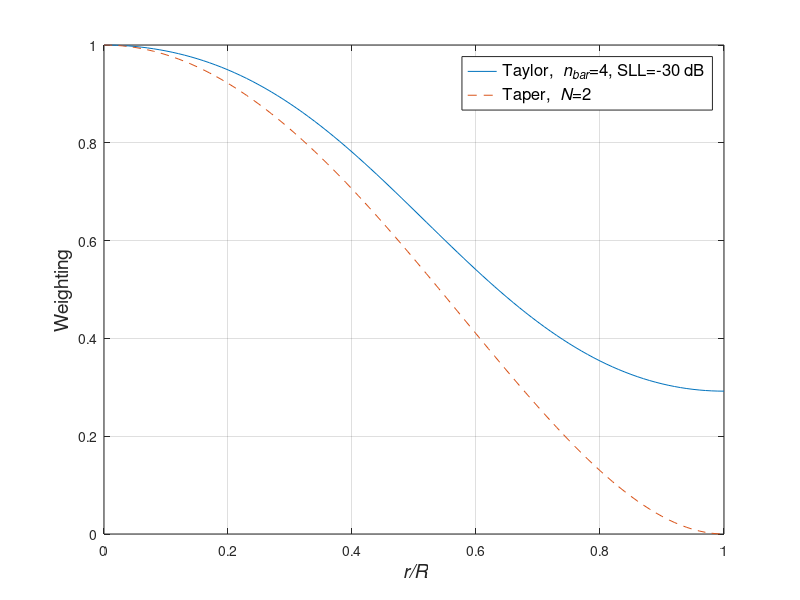

This figure's MATLAB source:
%%%%%%%%%%%%%%%%%%%%%%%%%%%%%%%%%%%%%%%%%%%%%%%%%%%%%%%%%%%%%%%%%%%
% Fig 4.45
% Taylor distribution < g(p) > for circular aperture
% Xiaomin Lu 11-2-98	
% Updated by K. Bell 10/2/00	
% Updated by Lillian Xiaolan Xu 02/12/2001, K. Bell 7/23/01, 9/30/01
% Data file: bessl.dat
%%%%%%%%%%%%%%%%%%%%%%%%%%%%%%%%%%%%%*****************************%

%Parameters:
%   nBar=6, SLL=20dB, scale=4   ;Note: scale=R/lambda


clear all
close all

load('bessl.dat');
Bessel_null = bessl/pi; %data in the table is Bessel_null(u)=0
                         %in the textbook require: Bessel_null(pi*u)=0    
nBar = 4;
SLL = 30;
scale = 5;

A = 1/pi*acosh(10^(SLL/20));
rhu = 0:1/100:1;
p = pi*rhu;
%p=0:pi/100:pi;
weight = 1 ;
for m = 1:nBar-1
      F = -besselj(0,pi*Bessel_null(m));
      for n = 1:nBar-1
         
         Zn = Bessel_null(nBar)*sqrt((A^2+(n-0.5)^2)./(A^2+(nBar-0.5)^2));
         F = F*(1-Bessel_null(m)^2/Zn^2);
         if (n ~= m) F = F/(1-Bessel_null(m)^2/Bessel_null(n)^2); end
      end
      weight = weight+F/besselj(0,pi*Bessel_null(m))^2*besselj(0,Bessel_null(m)*p);

end

 weight = weight*2/pi^2;

weight = abs(weight)/max(abs(weight));

plot(p/pi,weight,'-')
hold on

clear all
N = 2;
rhu = 0:1/100:1;
taper = (1-rhu.^2).^N;
taper = abs(taper)/max(abs(taper));
plot(rhu,taper,'--')


xlabel('\it r/R','Fontsize',14);
ylabel('Weighting','Fontsize',14)
grid
h=legend('Taylor, {\it n_{bar}}=4, SLL=-30 dB','Taper, {\it N}=2');
set(h,'Fontsize',12)
